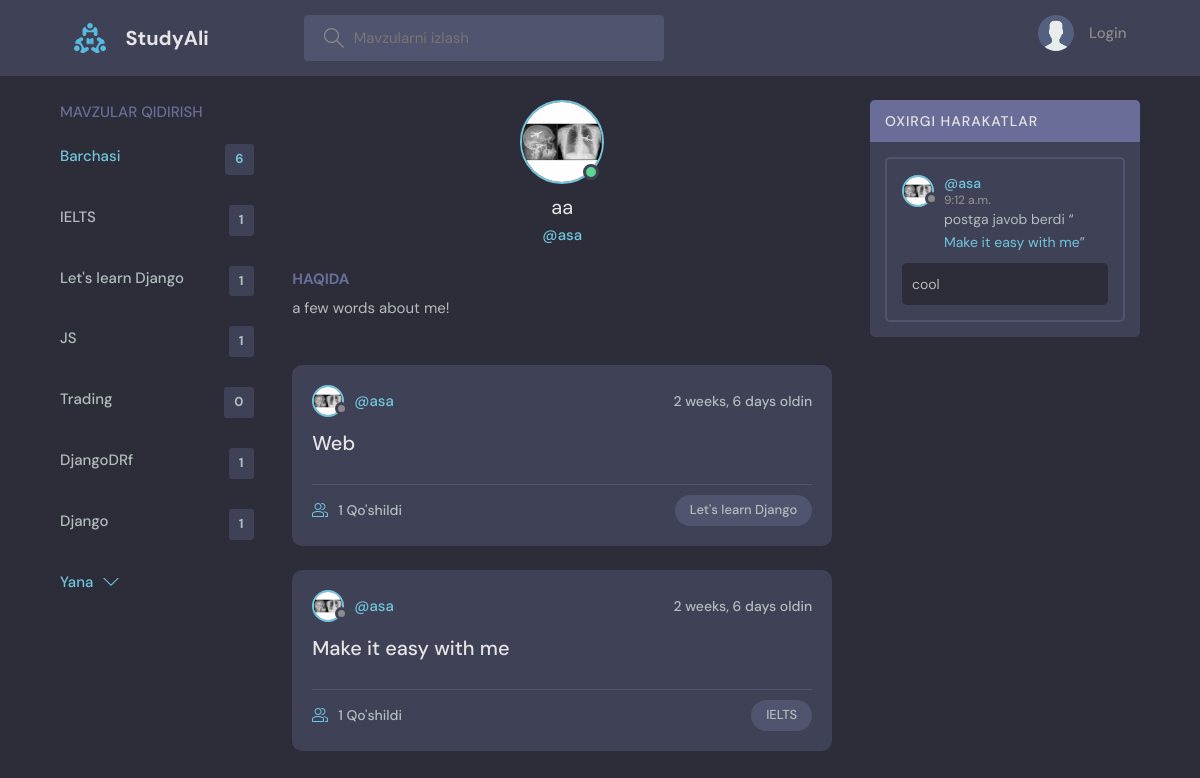
Page /profile/1/ on the committed database.
### base/models.py (models this page shows, shortened)
class Topic(models.Model):
    name = models.CharField(max_length=200)

class User(AbstractUser):
    name = models.CharField(max_length=200, null=True)
    email = models.EmailField(unique=True, null=True)
    bio = models.TextField(null=True)
    avatar = models.ImageField(null=True, default="avatar.svg")

class Room(models.Model):
    host = models.ForeignKey(User, on_delete=models.SET_NULL, null=True)
    topic = models.ForeignKey(Topic, on_delete=models.SET_NULL, null=True)
    name = models.CharField(max_length=200)
    description = models.TextField(null=True, blank=True)
    participants = models.ManyToManyField(User, related_name='participants', blank=True)
    updated = models.DateTimeField(auto_now=True)
    created = models.DateTimeField(auto_now_add=True)
    class Meta:
        ordering = ['-updated', '-created']
    def __str__(self):
        return self.name

class Message(models.Model):
    user = models.ForeignKey(User, on_delete=models.CASCADE)
    room = models.ForeignKey(Room, on_delete=models.CASCADE)
    body = models.TextField()
    updated = models.DateTimeField(auto_now=True)
    created = models.DateTimeField(auto_now_add=True)
    class Meta:
        ordering = ['-updated', '-created']

### base/views.py (the view)
# urls.py: path('profile/<int:pk>/', views.userProfile, name="user-profile"),
def userProfile(request, pk):
    user = User.objects.get(id=pk)
    rooms = user.room_set.all()
    room_messages = user.message_set.all()
    topics = Topic.objects.all()
    context = {'user': user, 'rooms': rooms,
               'room_messages': room_messages, 'topics': topics}
    return render(request, 'base/profile.html', context)

### base/templates/base/profile.html (shortened to what this page needs)
{% extends 'main.html' %}
{% block content %}
<main class="profile-page layout layout--3">
  <div class="container">
    {% include 'base/topics_component.html' %}
    <div class="roomList">
      <div class="profile">
        <div class="profile__avatar">
          <div class="avatar avatar--large active">
            <img src="{{user.avatar.url}}" />
          </div>
        </div>
        <div class="profile__info">
          <h3>{{user.name}}</h3>
          <p>@{{user.username}}</p>
        </div>
        <div class="profile__about">
          <h3>Haqida</h3>
          <p>
            {{user.bio}}
          </p>
        </div>
      </div>
      {% include 'base/feed_component.html' %}
    </div>
    {% include 'base/activity_component.html' %}
  </div>
</main>
{% endblock content %}

### templates/main.html (shortened to what this page needs)
<!DOCTYPE html>
{% load static %}
<html lang="en">
<head>
    <link rel="stylesheet" href="{% static 'styles/style.css' %}" />
</head>
<body>
    {% include 'navbar.html' %}
    {% block content %}
    {% endblock %}
</body>
</html>

### templates/navbar.html (shortened to what this page needs)
{% load static %}
<header class="header header--loggedIn">
    <div class="container">
        <a href="{% url 'home' %}" class="header__logo">
            <img src="{% static 'images/logo.svg' %}" />
            <h1>StudyAli</h1>
        </a>
        <form class="header__search" method="GET" action="{% url 'home' %}">
            <label>
                <input name="q" placeholder="Mavzularni izlash" />
            </label>
        </form>
        <nav class="header__menu">
            {% if request.user.is_authenticated %}
            <div class="header__user">
                <a href="{% url 'update-user' %}">
                    <div class="avatar avatar--medium active">
                        <img src="{{request.user.avatar.url}}" />
                    </div>
                    <p>{{request.user.username}} <span>@{{request.user.username}}</span></p>
                </a>
                <button class="dropdown-button">
                    <svg version="1.1" xmlns="http://www.w3.org/2000/svg" width="32" height="32" viewBox="0 0 32 32">
                        <title>chevron-down</title>
                        <path d="M16 21l-13-13h-3l16 16 16-16h-3l-13 13z"></path>
                    </svg>
                </button>
            </div>
            {% else %}
            <a href="{% url 'login' %}">
                <img src="{% static 'images/avatar.svg' %}" />
                <p>Login</p>
            </a>
            {% endif %}
        </nav>
    </div>
</header>

### base/templates/base/topics_component.html
<div class="topics">
    <div class="topics__header">
        <h2>Mavzular Qidirish</h2>
    </div>
    <ul class="topics__list">
        <li>
            <a href="{% url 'home' %}" class="active">Barchasi <span>{{topics.count}}</span></a>
        </li>
        {% for topic in topics %}
        <li>
            <a href="{% url 'home' %}?q={{topic.name}}">{{topic.name}}<span>{{topic.room_set.all.count}}</span></a>
        </li>
        {% endfor %}
    </ul>
    <a class="btn btn--link" href="{% url 'topics' %}">
        Yana
        <svg version="1.1" xmlns="http://www.w3.org/2000/svg" width="32" height="32" viewBox="0 0 32 32">
            <title>chevron-down</title>
            <path d="M16 21l-13-13h-3l16 16 16-16h-3l-13 13z"></path>
        </svg>
    </a>
</div>

### base/templates/base/feed_component.html (shortened to what this page needs)
{% for room in rooms %}
<div class="roomListRoom">
    <div class="roomListRoom__header">
        <a href="{% url 'user-profile' room.host.id %}" class="roomListRoom__author">
            <div class="avatar avatar--small">
                <img src="{{room.host.avatar.url}}" />
            </div>
            <span>@{{room.host.username}}</span>
        </a>
        <div class="roomListRoom__actions">
            <span>{{room.created|timesince}} oldin</span>
        </div>
    </div>
    <div class="roomListRoom__content">
        <a href="{% url 'room' room.id %}">{{room.name}}</a>
    </div>
    <div class="roomListRoom__meta">
        <a href="{% url 'room' room.id %}" class="roomListRoom__joined">
            {{room.participants.all.count}} Qo'shildi
        </a>
        <p class="roomListRoom__topic">{{room.topic.name}}</p>
    </div>
</div>
{% endfor %}

### base/templates/base/activity_component.html (shortened to what this page needs)
<div class="activities">
    <div class="activities__header">
        <h2>Oxirgi Harakatlar</h2>
    </div>
    {% for message in room_messages %}
    <div class="activities__box">
        <div class="activities__boxHeader roomListRoom__header">
            <a href="{% url 'user-profile' message.user.id %}" class="roomListRoom__author">
                <div class="avatar avatar--small">
                    <img src="{{message.user.avatar.url}}" />
                </div>
                <p>
                    @{{message.user.username}}
                    <span>{{message.created|time}} </span>
                </p>
            </a>
        </div>
        <div class="activities__boxContent">
            <p>postga javob berdi “<a href="{% url 'room' message.room.id %}">{{message.room}}</a>”</p>
            <div class="activities__boxRoomContent">{{message.body}}</div>
        </div>
    </div>
    {% endfor %}
</div>

### rows in the picture
Topic: name "IELTS", room_set.all.count "1"
Topic: name "Let's learn Django", room_set.all.count "1"
Topic: name "JS", room_set.all.count "1"
Topic: name "Trading", room_set.all.count "0"
Topic: name "DjangoDRf", room_set.all.count "1"
Topic: name "Django", room_set.all.count "1"
User: avatar (picture), name "aa", username "asa", bio "a few words about me!"
Room: host.avatar (picture), host.username "asa", created "2 weeks, 6 days", name "Web", participants.all.count "1", topic.name "Let's learn Django"
Room: host.avatar (picture), host.username "asa", created "2 weeks, 6 days", name "Make it easy with me", participants.all.count "1", topic.name "IELTS"
Message: user.avatar (picture), user.username "asa", created "9:12 a.m.", room "Make it easy with me", body "cool"

### other values in the picture
{{ topics.count }} "6"
